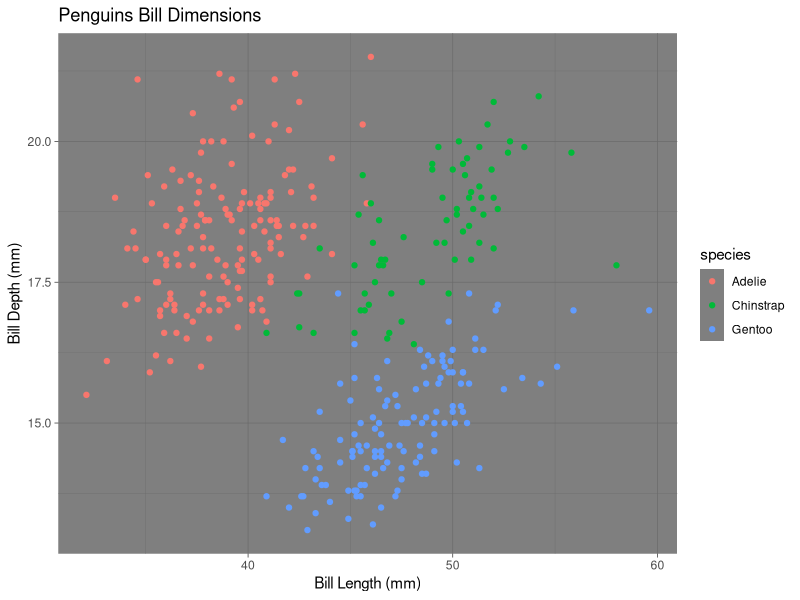
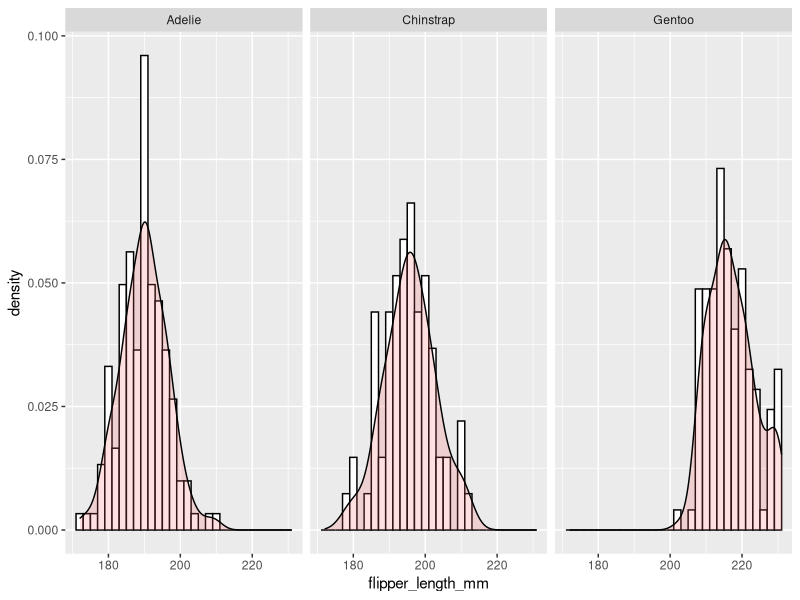
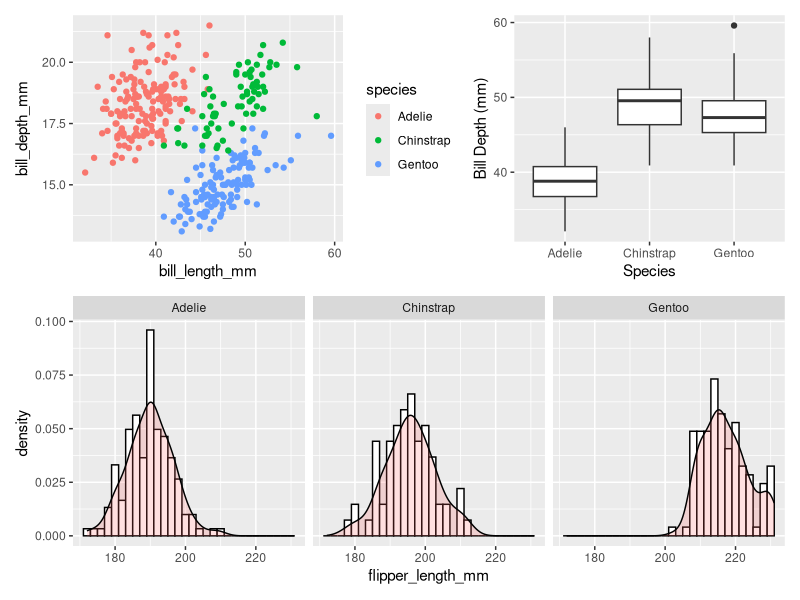

The R source for these figures, in order:
## ---- chunk 1
library(palmerpenguins)
library(ggplot2)

# Make a scatterplot
ggplot(penguins) + 
  aes(x=bill_length_mm, 
      y=bill_depth_mm, 
      color = species) + 
  geom_point() +
  xlab("Bill Length (mm)") +
  ylab("Bill Depth (mm)") +
  ggtitle("Penguins Bill Dimensions") +
  theme_dark()
## ---- chunk 2
# See code examples at http://www.cookbook-r.com/Graphs/Plotting_distributions_(ggplot2)/

# Look at flipper_length_mm
# for Palmer Penguins
# Histogram with density curve
# Use y=..density..
# Overlay with transparent density plot
ggplot(penguins, 
       aes(x=flipper_length_mm)) + 
  geom_histogram(aes(y=..density..),      
                 binwidth=2,
                 colour="black", 
                 fill="white") +
  geom_density(alpha=.2, 
               fill="#FF6666") +
  facet_wrap(vars(species))
## ---- chunk 3
library(patchwork)

# save each plot as an object
p1 <- ggplot(penguins, 
             aes(x=bill_length_mm, 
                 y=bill_depth_mm, 
                 color = species)) +
  geom_point()  

p2 <- ggplot(penguins, 
             aes(x=species, 
                 y=bill_length_mm)) + 
  geom_boxplot() + 
  xlab("Species") +   
  ylab("Bill Depth (mm)")

p3 <- 
  ggplot(penguins, 
         aes(x=flipper_length_mm)) + 
  geom_histogram(aes(y=..density..),      
                 binwidth=2, colour="black", 
                 fill="white") +
  geom_density(alpha=.2, fill="#FF6666") +
  facet_wrap(vars(species))

# arrange plots as you like
(p1 | p2) / p3
